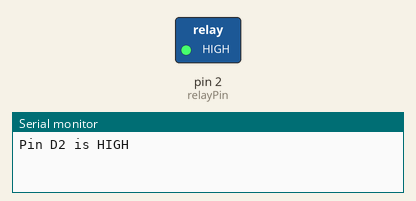
The sketch below on a simulated Arduino Uno, built with avr-gcc and run on an emulated ATmega328P. On the bench: switched loads named in the sketch (green lamp = pin HIGH), the last lines printed to the serial monitor.

Above: at 2.5 s.
At 7.5 s:
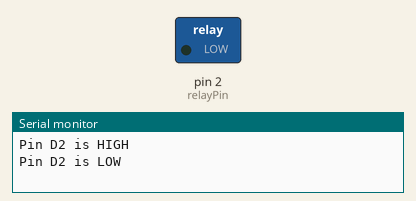
Timing chart, 0 to 13.0 s (numbered marks = the images above):
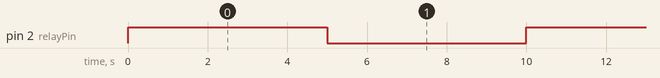

Measured:
- by itself, pin 2 (relayPin): alternates HIGH for 5.0 s and LOW for 5.0 s

The sketch:

relay.ino
```cpp
int relayPin = 2;  // Pin connected to IN of relay

void setup() {
  Serial.begin(9600);
  pinMode(relayPin, OUTPUT);
  digitalWrite(relayPin, LOW);  // Initialize relay to be off
}

void loop() {
  digitalWrite(relayPin, HIGH);  // Turn relay on
  Serial.println("Pin D2 is HIGH");
  delay(5000);  // Wait for 100 second
  digitalWrite(relayPin, LOW);   // Turn relay off
  Serial.println("Pin D2 is LOW");
  delay(5000);  // Wait for a second
}
```
